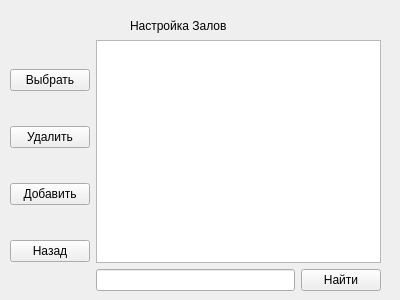
<?xml version="1.0" encoding="UTF-8"?>
<ui version="4.0">
 <class>Form</class>
 <widget class="QWidget" name="Form">
  <property name="geometry">
   <rect>
    <x>0</x>
    <y>0</y>
    <width>400</width>
    <height>300</height>
   </rect>
  </property>
  <property name="windowTitle">
   <string>Form</string>
  </property>
  <widget class="QLabel" name="label">
   <property name="geometry">
    <rect>
     <x>170</x>
     <y>10</y>
     <width>47</width>
     <height>13</height>
    </rect>
   </property>
   <property name="text">
    <string/>
   </property>
  </widget>
  <widget class="QLabel" name="label_2">
   <property name="geometry">
    <rect>
     <x>130</x>
     <y>10</y>
     <width>141</width>
     <height>31</height>
    </rect>
   </property>
   <property name="text">
    <string>Настройка Залов</string>
   </property>
  </widget>
  <widget class="QWidget" name="horizontalLayoutWidget">
   <property name="geometry">
    <rect>
     <x>10</x>
     <y>40</y>
     <width>371</width>
     <height>251</height>
    </rect>
   </property>
   <layout class="QHBoxLayout" name="horizontalLayout">
    <item>
     <layout class="QVBoxLayout" name="verticalLayout">
      <item>
       <widget class="QPushButton" name="pushButton_3">
        <property name="text">
         <string>Выбрать</string>
        </property>
       </widget>
      </item>
      <item>
       <widget class="QPushButton" name="pushButton_2">
        <property name="text">
         <string>Удалить</string>
        </property>
       </widget>
      </item>
      <item>
       <widget class="QPushButton" name="pushButton">
        <property name="text">
         <string>Добавить</string>
        </property>
       </widget>
      </item>
      <item>
       <widget class="QPushButton" name="pushButton_4">
        <property name="text">
         <string>Назад</string>
        </property>
       </widget>
      </item>
     </layout>
    </item>
    <item>
     <layout class="QVBoxLayout" name="verticalLayout_2">
      <item>
       <widget class="QTableWidget" name="tableWidget"/>
      </item>
      <item>
       <layout class="QHBoxLayout" name="horizontalLayout_2">
        <item>
         <widget class="QLineEdit" name="lineEdit"/>
        </item>
        <item>
         <widget class="QPushButton" name="pushButton_5">
          <property name="text">
           <string>Найти</string>
          </property>
         </widget>
        </item>
       </layout>
      </item>
     </layout>
    </item>
   </layout>
  </widget>
 </widget>
 <resources/>
 <connections/>
</ui>
